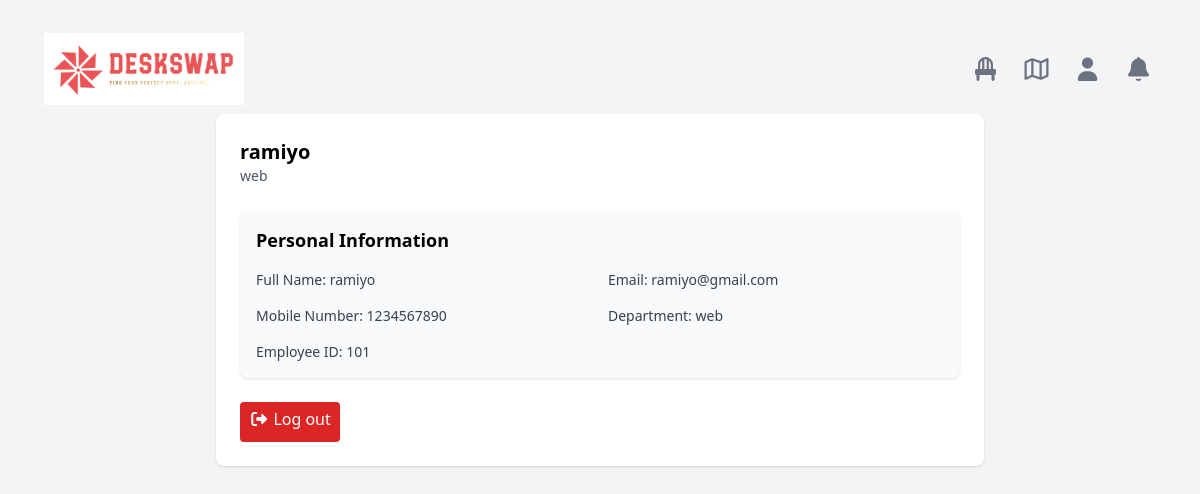
Screenshot of /profile (signed in) with the database file from the repository.
### tables this page shows
CREATE TABLE users (
    id INTEGER PRIMARY KEY AUTOINCREMENT,
    fullname TEXT NOT NULL,
    email TEXT NOT NULL UNIQUE,
    mobile TEXT,
    department TEXT,
    employee_id TEXT NOT NULL UNIQUE,
    password TEXT NOT NULL
);

### app.py (the view)
@app.route('/profile')
def profile():
    if 'user_email' not in session:
        return redirect(url_for('login'))
    email = session['user_email']
    conn = get_db_connection()
    cur = conn.cursor()
    cur.execute('SELECT fullname, email, mobile, department, employee_id FROM users WHERE email=?', (email,))
    user = cur.fetchone()
    conn.close()
    if user:
        user_dict = {
            'fullname': user['fullname'],
            'email': user['email'],
            'mobile': user['mobile'],
           'department': user['department'],
            'employee_id': user['employee_id']
        }
        return render_template('profile.html', user=user_dict)
    else:
        return "User not found"

### app.py (called while the page is built)
def get_db_connection():
    conn = sqlite3.connect(DATABASE)
    conn.row_factory = sqlite3.Row
    return conn

@app.before_request
def auto_reset_old_bookings():
    conn = get_db_connection()
    try:
        today = date.today().strftime("%Y-%m-%d")
        conn.execute("""
            UPDATE bookings
            SET status = 'expired'
            WHERE booking_date < ? AND status != 'expired'
        """, (today,))
        conn.commit()
    finally:
        conn.close()

### Templates/profile.html (shortened to what this page needs)
<!DOCTYPE html>
<html lang="en">
<head>
    <script src="https://cdn.tailwindcss.com"></script>
    <link rel="stylesheet" href="https://cdnjs.cloudflare.com/ajax/libs/font-awesome/7.0.0/css/all.min.css"
 />
</head>
<body class="bg-gray-100 p-6 font-sans">
    <section>
        <nav class="flex m-[20px] justify-between items-center h-[50px]">
            <div class="text-[#D24146] font-bold text-[25px] font-cursive "><img src="/static/logo.png" alt=""
                    width="200px" height="100px">
            </div>
            <div>
                <ul class="flex space-x-4">
                    <a href="/dashboard">
                        <li
                            class="group transition-all duration-500 hover:bg-[#D24146] w-[35px] h-[35px] rounded-3xl text-center flex items-center justify-center cursor-pointer">
                            <i class="fa-solid fa-chair text-2xl text-gray-500 group-hover:text-white"></i>
                        </li>
                    </a>
                    <a href="/visualmap">
                        <li
                            class="group transition-all duration-500 hover:bg-[#D24146] w-[35px] h-[35px] rounded-3xl text-center flex items-center justify-center cursor-pointer">
                            <i class=" fa-regular fa-map text-2xl text-gray-500 group-hover:text-white"></i>
                        </li>
                    </a>
                    <a href="/profile">
                        <li
                            class="group transition-all duration-500 hover:bg-[#D24146] w-[35px] h-[35px] rounded-3xl text-center flex items-center justify-center cursor-pointer">
                            <i class="fa-solid fa-user text-2xl text-gray-500 group-hover:text-white"></i>
                        </li>
                    </a>
                    <a href="/notification">
                        <li class=" group transition-all duration-500 hover:bg-[#D24146] w-[35px] h-[35px] rounded-3xl
                        text-center flex items-center justify-center cursor-pointer">
                            <i class="fa-solid fa-bell text-2xl text-gray-500 group-hover:text-white"></i>
                        </li>
                    </a>
                </ul>
            </div>
        </nav>
    </section>
    <div class="max-w-3xl mx-auto bg-white rounded-lg shadow p-6 space-y-6">
        <div class="flex items-center justify-between">
            <div class="flex items-center space-x-4">
                <div>
                    <h2 class="text-xl font-bold">{{ user.fullname }}</h2>
                    <p class="text-sm text-gray-600">{{ user.department }}</p>
                </div>
            </div>
        </div>
        <div class="bg-gray-50 rounded-lg p-4 shadow">
            <div class="flex justify-between items-center mb-4">
                <h3 class="text-lg font-semibold">Personal Information</h3>
            </div>
            <div class="grid grid-cols-1 sm:grid-cols-2 gap-4 text-sm text-gray-700">
                <div><span class="font-medium">Full Name:</span>
                    {{ user.fullname }} </div>
                <div><span class="font-medium">Email:</span> {{ user.email }}</div>
                <div><span class="font-medium">Mobile Number:</span> {{ user.mobile }}</div>
                <div><span class="font-medium">Department:</span> {{ user.department }}</div>
                <div><span class="font-medium">Employee ID:</span> {{ user.employee_id }}</div>
            </div>
        </div>
        <div class="w-[100px] h-[40px] bg-red-600 text-white font-cursive text-center p-[5px] rounded ">
            <a href="/logout"><button>
                    <i class="fa-solid fa-right-from-bracket"></i> Log out
                </button></a>
        </div>
    </div>
</body>
</html>

### rows the page displays
users: fullname "ramiyo", department "web", email "ramiyo@gmail.com", mobile "1234567890", employee_id "101"
